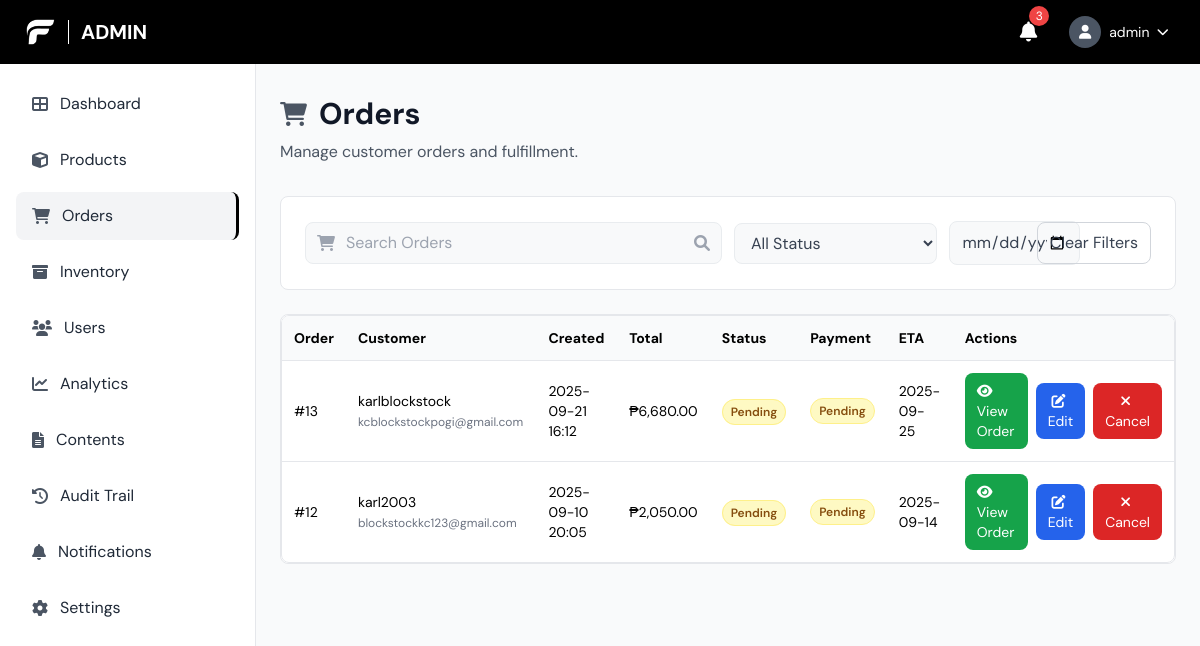
/admin/orders.php (signed in), run on an earlier commit of the app's database.
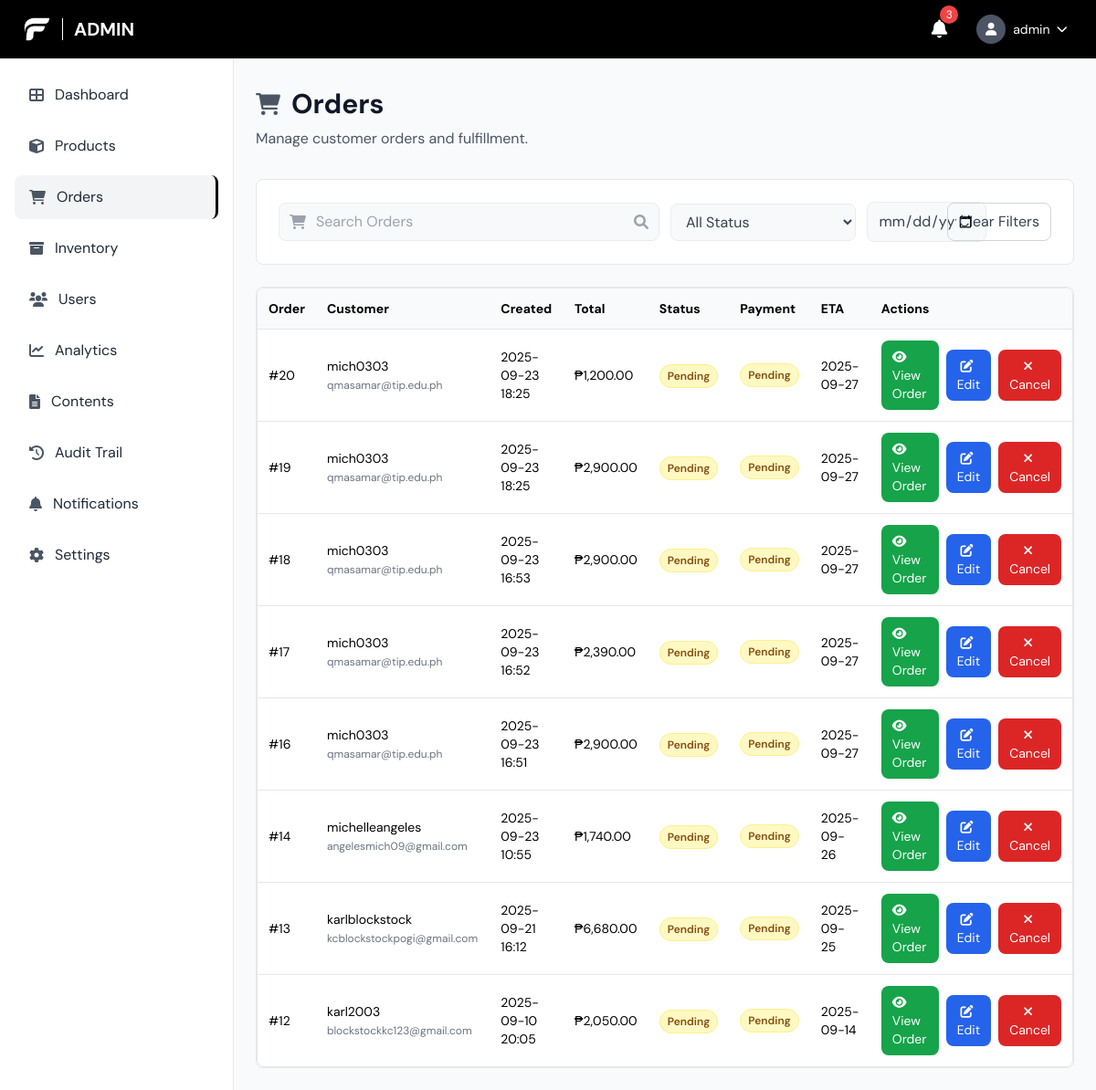
And on a later commit of the database.
### tables this page shows
CREATE TABLE `orders` (
  `order_id` bigint(20) UNSIGNED NOT NULL,
  `custom_order_id` varchar(20) DEFAULT NULL,
  `user_id` bigint(20) UNSIGNED NOT NULL,
  `status` enum('pending','processing','shipped','delivered','cancelled','returned','refunded') NOT NULL DEFAULT 'pending',
  `payment_method` varchar(50) DEFAULT NULL,
  `payment_status` enum('pending','paid','refunded','failed') NOT NULL DEFAULT 'pending',
  `shipping_address` text DEFAULT NULL,
  `total_amount` decimal(10,2) NOT NULL DEFAULT 0.00,
  `estimated_delivery_date` date DEFAULT NULL,
  `return_reason` text DEFAULT NULL,
  `refund_amount` decimal(10,2) DEFAULT NULL,
  `stock_deducted` tinyint(1) NOT NULL DEFAULT 0,
  `created_at` timestamp NOT NULL DEFAULT current_timestamp(),
  `updated_at` timestamp NOT NULL DEFAULT current_timestamp() ON UPDATE current_timestamp()
);

CREATE TABLE `users` (
  `user_id` bigint(20) UNSIGNED NOT NULL,
  `username` varchar(100) NOT NULL,
  `email` varchar(150) NOT NULL,
  `phone` varchar(20) DEFAULT NULL,
  `date_of_birth` date DEFAULT NULL,
  `password_hash` varchar(255) DEFAULT NULL,
  `google_id` varchar(255) DEFAULT NULL,
  `role` enum('admin','manager','staff','customer') NOT NULL DEFAULT 'customer',
  `status` enum('active','inactive','suspended') NOT NULL DEFAULT 'active',
  `created_at` timestamp NOT NULL DEFAULT current_timestamp(),
  `updated_at` timestamp NOT NULL DEFAULT current_timestamp() ON UPDATE current_timestamp(),
  `last_login` timestamp NULL DEFAULT NULL,
  `first_name` varchar(100) DEFAULT NULL,
  `last_name` varchar(100) DEFAULT NULL,
  `profile_picture` varchar(255) DEFAULT NULL
);

### admin/orders.php (the view, shortened to what the changed rows need)
<?php
$pdo = getDBConnection();
$where = [];
$params = [];
$whereSql = $where ? ('WHERE ' . implode(' AND ', $where)) : '';
$sql = "SELECT o.*, u.username, u.email FROM orders o JOIN users u ON u.user_id = o.user_id $whereSql ORDER BY o.created_at DESC LIMIT 500";
$stm = $pdo->prepare($sql);
$stm->execute($params);
$orders = $stm->fetchAll();
?>
<!DOCTYPE html>
<html lang="en">
<head>
	<script src="https://cdn.tailwindcss.com"></script>
	<link href="https://cdnjs.cloudflare.com/ajax/libs/font-awesome/6.0.0/css/all.min.css" rel="stylesheet">
	<link rel="stylesheet" href="../css/style.css">
</head>
<body class="font-body bg-gray-50">
	<header class="bg-black text-white fixed top-0 left-0 right-0 z-50 h-16 flex items-center justify-between px-6">
		<div class="flex items-center space-x-3">
			<h1 class="text-xl font-bold uppercase">Admin</h1>
		</div>
	</header>
	<main class="ml-64 pt-24 pb-6 px-6">
		<div class="mb-8">
			<div class="flex items-center space-x-3 mb-2">
				<h1 class="text-3xl font-bold text-gray-900">Orders</h1>
			</div>
		</div>
		<div class="bg-white border border-gray-200 rounded-lg overflow-x-auto">
		<div class="bg-white border border-gray-200 rounded-lg overflow-x-auto">
			<table class="min-w-full text-sm">
				<thead class="bg-gray-50">
					<tr>
						<th class="text-left p-3">Order</th>
						<th class="text-left p-3">Customer</th>
						<th class="text-left p-3">Created</th>
						<th class="text-left p-3">Total</th>
						<th class="text-left p-3">Status</th>
						<th class="text-left p-3">Payment</th>
						<th class="text-left p-3">ETA</th>
						<th class="text-left p-3">Actions</th>
					</tr>
				</thead>
				<tbody>
					<?php if (!$orders): ?>
						<tr><td colspan="8" class="p-6 text-center text-gray-500">No orders found.</td></tr>
					<?php else: foreach ($orders as $o): ?>
					<tr class="border-t">
						<td class="p-3">#<?php echo (int)$o['order_id']; ?></td>
						<td class="p-3"><?php echo htmlspecialchars($o['username']); ?> <span class="text-gray-500 text-xs"><?php echo htmlspecialchars($o['email']); ?></span></td>
						<td class="p-3"><?php echo htmlspecialchars(date('Y-m-d H:i', strtotime($o['created_at']))); ?></td>
						<td class="p-3">₱<?php echo number_format((float)$o['total_amount'], 2); ?></td>
						<td class="p-3">
							<span class="px-2 py-1 rounded-full text-xs font-semibold <?php
								$statusClass = '';
								switch($o['status']) {
									default:
										$statusClass = 'bg-yellow-100 text-yellow-800 border border-yellow-200';
										break;
								}
								echo $statusClass;
							?>">
								<?php echo ucfirst($o['status']); ?>
							</span>
						</td>
						<td class="p-3">
							<div class="flex flex-col space-y-1">
								<span class="px-2 py-1 rounded-full text-xs font-semibold <?php
									$paymentStatusClass = '';
									switch($o['payment_status']) {
										case 'pending':
											$paymentStatusClass = 'bg-yellow-100 text-yellow-800 border border-yellow-200';
											break;
									}
									echo $paymentStatusClass;
								?>">
									<?php echo ucfirst($o['payment_status']); ?>
								</span>
							</div>
						</td>
						<td class="p-3"><?php echo $o['estimated_delivery_date'] ? htmlspecialchars($o['estimated_delivery_date']) : '-'; ?></td>
						<td class="p-3">
							<div class="flex items-center space-x-2">
								<a href="view_order.php?id=<?php echo (int)$o['order_id']; ?>" class="bg-green-600 hover:bg-green-700 text-white px-3 py-2 rounded-lg text-sm transition-colors">
									<i class="fas fa-eye mr-1"></i>
									View Order
								</a>
								<button onclick="openOrderModal(<?php echo htmlspecialchars(json_encode($o)); ?>)" class="bg-blue-600 hover:bg-blue-700 text-white px-3 py-2 rounded-lg text-sm transition-colors">
									<i class="fas fa-edit mr-1"></i>
									Edit
								</button>
								<?php if (!in_array($o['status'], ['processing','shipped','delivered','cancelled'], true)): ?>
								<form method="post" class="inline" onsubmit="return confirm('Cancel this order?');">
									<button type="submit" class="bg-red-600 hover:bg-red-700 text-white px-3 py-2 rounded-lg text-sm transition-colors">
										<i class="fas fa-times mr-1"></i>
										Cancel
									</button>
								</form>
								<?php endif; ?>
							</div>
						</td>
					</tr>
					<?php endforeach; endif; ?>
				</tbody>
			</table>
		</div>
	</main>
</body>
</html>

What changed in the data, as far as the page shows it:
added orders: order_id "20", user.username "mich0303", user.email "qmasamar@tip.edu.ph", created_at "2025-09-23 18:25", total_amount "1,200.00", status "Pending", payment_status "Pending", estimated_delivery_date "2025-09-27"
added orders: order_id "19", user.username "mich0303", user.email "qmasamar@tip.edu.ph", created_at "2025-09-23 18:25", total_amount "2,900.00", status "Pending", payment_status "Pending", estimated_delivery_date "2025-09-27"
added orders: order_id "18", user.username "mich0303", user.email "qmasamar@tip.edu.ph", created_at "2025-09-23 16:53", total_amount "2,900.00", status "Pending", payment_status "Pending", estimated_delivery_date "2025-09-27"
added orders: order_id "17", user.username "mich0303", user.email "qmasamar@tip.edu.ph", created_at "2025-09-23 16:52", total_amount "2,390.00", status "Pending", payment_status "Pending", estimated_delivery_date "2025-09-27"
added orders: order_id "16", user.username "mich0303", user.email "qmasamar@tip.edu.ph", created_at "2025-09-23 16:51", total_amount "2,900.00", status "Pending", payment_status "Pending", estimated_delivery_date "2025-09-27"
added orders: order_id "14", user.username "michelleangeles", user.email "angelesmich09@gmail.com", created_at "2025-09-23 10:55", total_amount "1,740.00", status "Pending", payment_status "Pending", estimated_delivery_date "2025-09-26"
